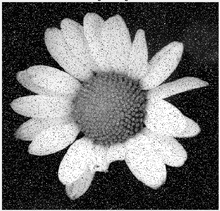
%> input picture Noisy.PNG, 220 x 211 px, shrunk from 652 x 626 before the run
$ octave order_statics.m   (GNU Octave 9; MATLAB toolbox functions it lacks are replaced by stand-ins)
%> lines starting %> are read from the running program, lines starting %| are printed output that depends on the picture
close all;
clc;

r = imread('Noisy.PNG');
%> r is the input picture: size 211x220x3 uint8; min 0, max 255, mean 107.6
gr = rgb2gray(r);

figure(1);
subplot(1,2,1); imshow(gr); title('Original Image');


[H,W] = size(gr);
%> H = 211; W = 220
new = zeros(H,W);

R=H+2;
%> R = 213
C=W+2;
%> C = 222

temp = zeros(R,C);

for i=2:R-1
    for j=2:C-1
       temp(i,j) = gr(i-1,j-1);    % value saving to temp array
    end
end
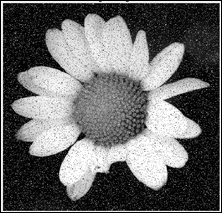
%> temp: size 213x222 double; min 0, max 255, mean 105.6

t = zeros(1,9);

for i=2:R-1
    for j=2:C-1
        sum =0;
        f=1;
        c = temp(i-1:i+1, j-1:j+1);
        for p=1:3
            for q=1:3
                t(f)= c(p,q);      % 2D array to 1D array converstion
                f = f+1;
            end
        end

        for I=1:9
            for J=I+1:9
            if(t(I)>t(J))
                tempd = t(I);
                t(I) = t(J);
                t(J) = tempd;
            end
            end
        end

        gxy = t(5);    %median

        if(gxy>255)
            new(i-1,j-1) = 255;
        elseif(gxy<0)
            new(i-1,j-1) = 0;
        else
            new(i-1,j-1) = gxy;
        end

    end
end
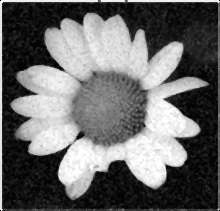
%> new: size 211x220 double; min 0, max 255, mean 105.6
%> after the loop, t = [0 0 0 0 0 148 231 240 253]; tempd = 253

figure(1);
new = uint8(new);
%> new: size 211x220 uint8
subplot(1,2,2); imshow(new); title('After Filtering');

$ run again, with 1.jpg saved as Noisy.PNG
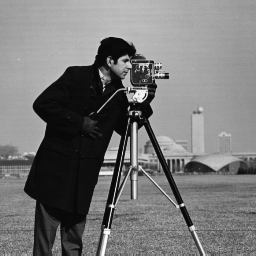
%> input picture 1.jpg, 256 x 256 px
%> r is the input picture: size 256x256 uint8; min 7, max 253, mean 118.7
%> after the loop `for i=2:R-1`:
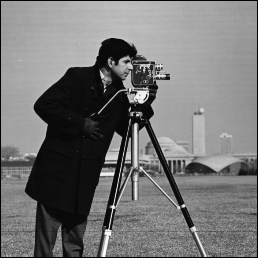
%> temp: size 258x258 double; min 0, max 253, mean 116.9
%> after the loop `for i=2:R-1`:
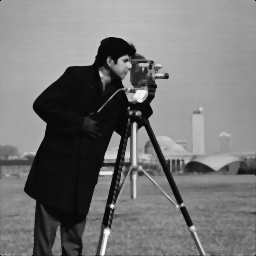
%> new: size 256x256 double; min 0, max 250, mean 118.2
%> after the loop `for i=2:R-1`: t = [0 0 0 0 0 113 113 130 130]; tempd = 130
